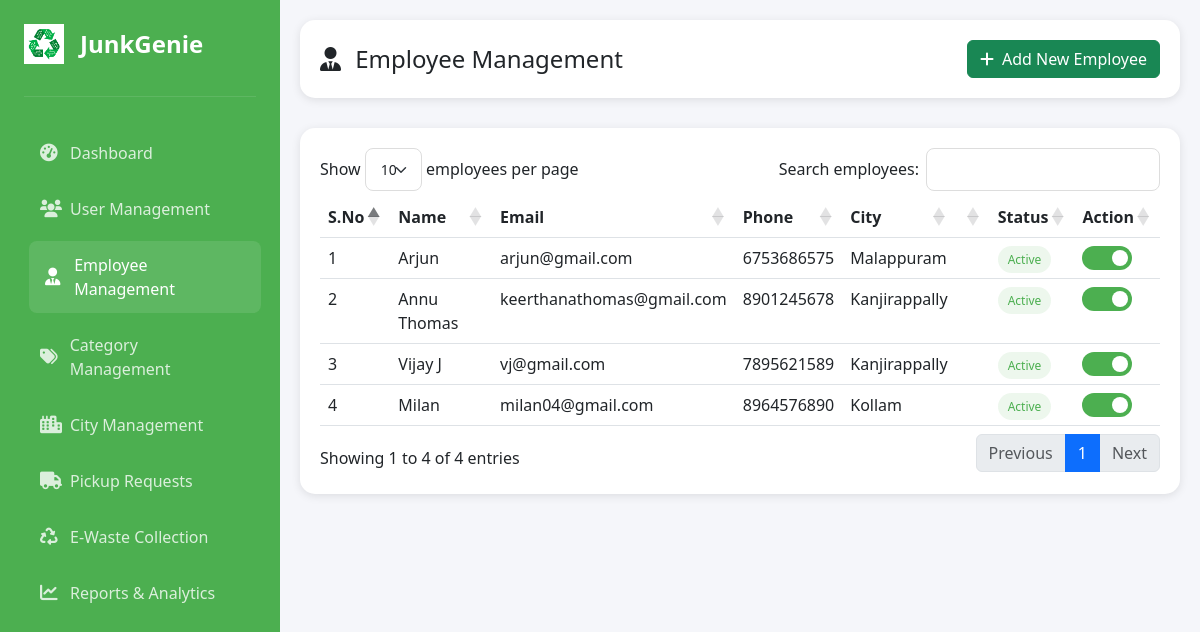
Page /employeemanagement.php (signed in) on the committed database.
### tables this page shows
CREATE TABLE `users` (
  `user_id` int(11) NOT NULL,
  `fullname` varchar(100) NOT NULL,
  `email` varchar(100) NOT NULL,
  `phone` varchar(15) NOT NULL,
  `password` varchar(255) NOT NULL,
  `role` enum('Admin','Employee','End User') NOT NULL,
  `status` enum('Active','Inactive') DEFAULT 'Active',
  `address` text DEFAULT NULL,
  `created_at` timestamp NOT NULL DEFAULT current_timestamp(),
  `reset_token` varchar(100) DEFAULT NULL,
  `reset_token_expiry` datetime DEFAULT NULL,
  `zip_code` varchar(20) DEFAULT NULL,
  `verification_token` varchar(255) DEFAULT NULL,
  `is_verified` enum('Yes','No') DEFAULT 'No',
  `email_verification_token` varchar(255) DEFAULT NULL,
  `email_verified` tinyint(1) DEFAULT 0,
  `reset_otp` varchar(6) DEFAULT NULL,
  `reset_otp_expiry` datetime DEFAULT NULL,
  `is_active` tinyint(1) DEFAULT 1,
  `city_id` int(11) DEFAULT NULL,
  `google_id` varchar(255) DEFAULT NULL
);

CREATE TABLE `cities` (
  `city_id` int(11) NOT NULL,
  `city_name` varchar(100) NOT NULL,
  `is_active` tinyint(1) DEFAULT 1,
  `created_at` timestamp NOT NULL DEFAULT current_timestamp(),
  `user_id` int(11) DEFAULT NULL
);

### employeemanagement.php (the view, shortened to what this page needs)
<?php
require_once 'connect.php';
$query = "SELECT
            ROW_NUMBER() OVER (ORDER BY u.created_at) as serial_no,
            u.fullname,
            u.email,
            u.phone,
            c.city_name,
            u.created_at,
            u.is_active,
            e.employee_id,
            e.availability
          FROM users u
          LEFT JOIN cities c ON u.city_id = c.city_id
          LEFT JOIN employees e ON u.user_id = e.user_id
          WHERE u.role = 'Employee'";
$result = $conn->query($query);
?>
<!DOCTYPE html>
<html lang="en">
<head>
    <link href="https://cdn.jsdelivr.net/npm/bootstrap@5.3.0/dist/css/bootstrap.min.css" rel="stylesheet">
    <link href="https://cdn.datatables.net/1.11.5/css/dataTables.bootstrap5.min.css" rel="stylesheet">
    <link href="https://cdnjs.cloudflare.com/ajax/libs/font-awesome/6.0.0/css/all.min.css" rel="stylesheet">
</head>
<body>
    <?php include 'sidebar.php'; ?>
    <div class="main-content">
        <div class="header">
            <h4 class="mb-0">
                <i class="fas fa-user-tie me-2"></i>
                Employee Management
            </h4>
            <button class="btn btn-success" data-bs-toggle="modal" data-bs-target="#addEmployeeModal">
                <i class="fas fa-plus me-2"></i>Add New Employee
            </button>
        </div>
        <div class="table-container">
            <table id="employeesTable" class="table table-hover">
                <thead>
                    <tr>
                        <th>S.No</th>
                        <th>Name</th>
                        <th>Email</th>
                        <th>Phone</th>
                        <th>City</th>
                        <th>    </th>
                        <th>Status</th>
                        <th>Action</th>
                    </tr>
                </thead>
                <tbody>
                    <?php while($row = $result->fetch_assoc()): ?>
                    <tr>
                        <td><?php echo $row['serial_no']; ?></td>
                        <td><?php echo htmlspecialchars($row['fullname']); ?></td>
                        <td><?php echo htmlspecialchars($row['email']); ?></td>
                        <td><?php echo htmlspecialchars($row['phone']); ?></td>
                        <td><?php echo htmlspecialchars($row['city_name'] ?? 'N/A'); ?></td>
                        <td>
                        </td>
                        <td>
                            <span class="status-badge <?php echo $row['is_active'] ? 'status-active' : 'status-inactive'; ?>">
                                <?php echo $row['is_active'] ? 'Active' : 'Inactive'; ?>
                            </span>
                        </td>
                        <td>
    <label class="status-toggle">
        <span class="slider"></span>
    </label>
</td>
                    </tr>
                    <?php endwhile; ?>
                </tbody>
            </table>
        </div>
    </div>
</body>
</html>

### employeemanagement.php (style rules this page uses)
:root { --primary: #4CAF50; --primary-dark: #388E3C; --primary-light: #C8E6C9; --secondary: #F5F5F5; --success: #4CAF50; --danger: #f44336; --warning: #ff9800; --info: #2196f3; }
body { background: #f5f6fa; min-height: 100vh; }
.main-content { margin-left: 280px; padding: 20px; }
.header { background: white; padding: 20px; border-radius: 15px; box-shadow: 0 2px 10px rgba(0, 0, 0, 0.1); margin-bottom: 30px; display: flex; justify-content: space-between; align-items: center; }
.table-container { background: white; padding: 20px; border-radius: 15px; box-shadow: 0 2px 10px rgba(0, 0, 0, 0.1); }
.status-badge { padding: 5px 10px; border-radius: 20px; font-size: 12px; font-weight: 500; }
.status-active { background: rgba(76, 175, 80, 0.1); color: #4CAF50; }
.status-toggle { position: relative; display: inline-block; width: 50px; height: 24px; }
.slider { position: absolute; cursor: pointer; top: 0; left: 0; right: 0; bottom: 0; background-color: #ccc; transition: .4s; border-radius: 24px; }
.slider:before { position: absolute; content: ""; height: 16px; width: 16px; left: 4px; bottom: 4px; background-color: white; transition: .4s; border-radius: 50%; }
input:checked + .slider { background-color: var(--primary); }
input:checked + .slider:before { transform: translateX(26px); }

### sidebar.php (style rules this page uses)
.main-content { margin-left: 280px; padding: 20px; transition: margin-left 0.3s ease; }

### rows in the picture
users: serial_no "1", fullname "Arjun", email "arjun@gmail.com", phone "6753686575", city.city_name "Malappuram", is_active "Active"
users: serial_no "2", fullname "Annu Thomas", email "keerthanathomas@gmail.com", phone "8901245678", city.city_name "Kanjirappally", is_active "Active"
users: serial_no "3", fullname "Vijay J", email "vj@gmail.com", phone "7895621589", city.city_name "Kanjirappally", is_active "Active"
users: serial_no "4", fullname "Milan", email "milan04@gmail.com", phone "8964576890", city.city_name "Kollam", is_active "Active"
